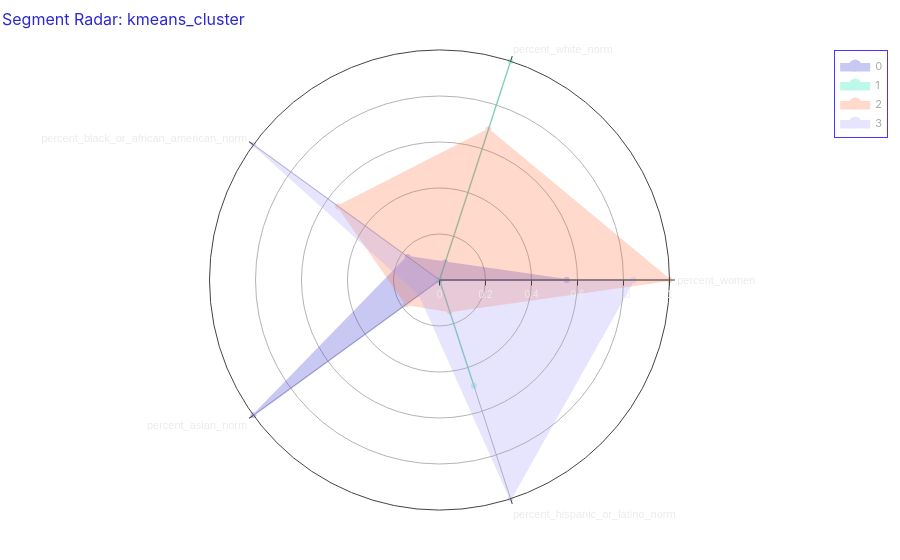
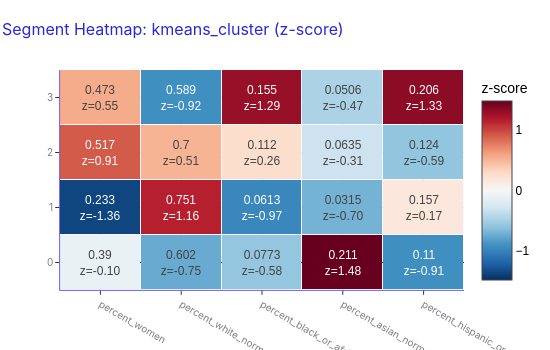

The notebook cell saved with these charts, in order:
### Markdown cell above
## 4. 聚類 + PCA（`g.insights.segment`）

特徵：女性比例 + 種族 normalized shares；僅保留就業 ≥ 50k 的實體。

`g.insights.segment()` 從 **stage registry** 讀取資料（不傳 `df=`），內建 StandardScaler + KMeans、Silhouette 選 k、PCA embedding。以 **`preview()` / `commit()`** 將 cluster 標籤寫回 lineage（`source="insights"`）。

### Code cell
g.use("snapshot_2023")
cluster_base = g.df[g.df["total_employed_in_thousands"] >= MIN_EMP_CLUSTER].copy()
g.snapshot("cluster_base", cluster_base, from_stage="snapshot_2023")
g.use("cluster_base")

CLUSTER_FEATURES = ["percent_women"] + [f"{c}_norm" for c in RACE_COLS]

report = g.insights.segment(
    from_stage="cluster_base",
    features=CLUSTER_FEATURES,
    id_col="entity_path",
    method="kmeans",
    k=N_SEGMENTS,
)
report.summary()
report.plot_silhouette()
report.plot_radar()
report.plot_heatmap()
report.plot_embedding(
    size_col="total_employed_in_thousands",
    label_col="entity_label",
)

report.preview(g, from_stage="cluster_base")
report.commit(g, frame_key="clustered", from_stage="cluster_base")
g.use("clustered")

### Figure 1 — Plotly figure (JSON) as saved in the notebook; plotly's stock layout.template omitted (floating-point values rounded to 4 significant figures)
{"data": [{"fill": "toself", "fillcolor": "#2b28d3", "line": {"color": "#2b28d3", "width": 2}, "name": "0", "opacity": 0.25, "r": [0.5531, 0.08016, 0.171, 1, 0, 0.5531], "theta": ["percent_women", "percent_white_norm", "percent_black_or_african_american_norm", "percent_asian_norm", "percent_hispanic_or_latino_norm", "percent_women"], "type": "scatterpolar"}, {"fill": "toself", "fillcolor": "#00e6b3", "line": {"color": "#00e6b3", "width": 2}, "name": "1", "opacity": 0.25, "r": [0, 1, 0, 0, 0.4839, 0], "theta": ["percent_women", "percent_white_norm", "percent_black_or_african_american_norm", "percent_asian_norm", "percent_hispanic_or_latino_norm", "percent_women"], "type": "scatterpolar"}, {"fill": "toself", "fillcolor": "#ff6b35", "line": {"color": "#ff6b35", "width": 2}, "name": "2", "opacity": 0.25, "r": [1, 0.6877, 0.5444, 0.1789, 0.143, 1], "theta": ["percent_women", "percent_white_norm", "percent_black_or_african_american_norm", "percent_asian_norm", "percent_hispanic_or_latino_norm", "percent_women"], "type": "scatterpolar"}, {"fill": "toself", "fillcolor": "#a29bfe", "line": {"color": "#a29bfe", "width": 2}, "name": "3", "opacity": 0.25, "r": [0.8434, 0, 1, 0.107, 1, 0.8434], "theta": ["percent_women", "percent_white_norm", "percent_black_or_african_american_norm", "percent_asian_norm", "percent_hispanic_or_latino_norm", "percent_women"], "type": "scatterpolar"}], "layout": {"font": {"family": "Arial, sans-serif"}, "legend": {"bgcolor": "white", "bordercolor": "#4934ff", "borderwidth": 1}, "paper_bgcolor": "white", "polar": {"angularaxis": {"tickfont": {"size": 11}}, "radialaxis": {"range": [0, 1], "tickfont": {"size": 10}, "visible": true}}, "title": {"font": {"color": "#2b28d3", "size": 16}, "text": "Segment Radar: kmeans_cluster"}}}

### Figure 2 — Plotly figure (JSON) as saved in the notebook; plotly's stock layout.template omitted (floating-point values rounded to 4 significant figures)
{"data": [{"colorbar": {"title": {"text": "z-score"}}, "colorscale": [[0, "rgb(5,48,97)"], [0.1, "rgb(33,102,172)"], [0.2, "rgb(67,147,195)"], [0.3, "rgb(146,197,222)"], [0.4, "rgb(209,229,240)"], [0.5, "rgb(247,247,247)"], [0.6, "rgb(253,219,199)"], [0.7, "rgb(244,165,130)"], [0.8, "rgb(214,96,77)"], [0.9, "rgb(178,24,43)"], [1, "rgb(103,0,31)"]], "text": [["0.39<br>z=-0.10", "0.602<br>z=-0.75", "0.0773<br>z=-0.58", "0.211<br>z=1.48", "0.11<br>z=-0.91"], ["0.233<br>z=-1.36", "0.751<br>z=1.16", "0.0613<br>z=-0.97", "0.0315<br>z=-0.70", "0.157<br>z=0.17"], ["0.517<br>z=0.91", "0.7<br>z=0.51", "0.112<br>z=0.26", "0.0635<br>z=-0.31", "0.124<br>z=-0.59"], ["0.473<br>z=0.55", "0.589<br>z=-0.92", "0.155<br>z=1.29", "0.0506<br>z=-0.47", "0.206<br>z=1.33"]], "texttemplate": "%{text}", "type": "heatmap", "x": ["percent_women", "percent_white_norm", "percent_black_or_african_american_norm", "percent_asian_norm", "percent_hispanic_or_latino_norm"], "y": ["0", "1", "2", "3"], "z": [[-0.1046, -0.7501, -0.5814, 1.481, -0.9149], [-1.361, 1.157, -0.9671, -0.7015, 0.1737], [0.9106, 0.5095, 0.2605, -0.3111, -0.5932], [0.5549, -0.9163, 1.288, -0.468, 1.334]], "zmid": 0}], "layout": {"font": {"color": "black", "family": "Arial, sans-serif", "size": 12}, "height": 350, "legend": {"bgcolor": "white", "bordercolor": "#4934ff", "borderwidth": 1}, "margin": {"b": 60, "l": 60, "r": 30, "t": 70}, "paper_bgcolor": "white", "plot_bgcolor": "#f8f9ff", "title": {"font": {"color": "#2b28d3", "size": 16}, "text": "Segment Heatmap: kmeans_cluster (z-score)"}, "width": 550, "xaxis": {"gridcolor": "#e0e0ff", "linecolor": "#4934ff", "showline": true}, "yaxis": {"gridcolor": "#e0e0ff", "linecolor": "#4934ff", "showline": true}}}
